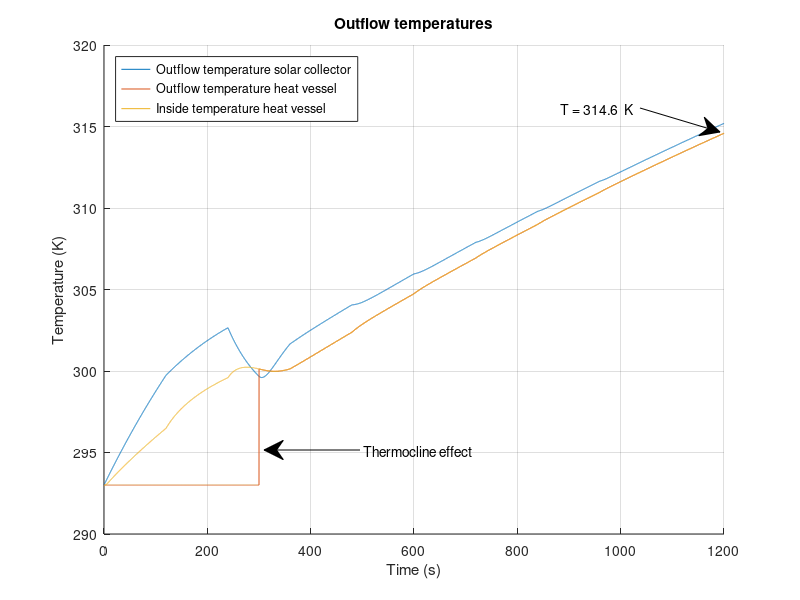
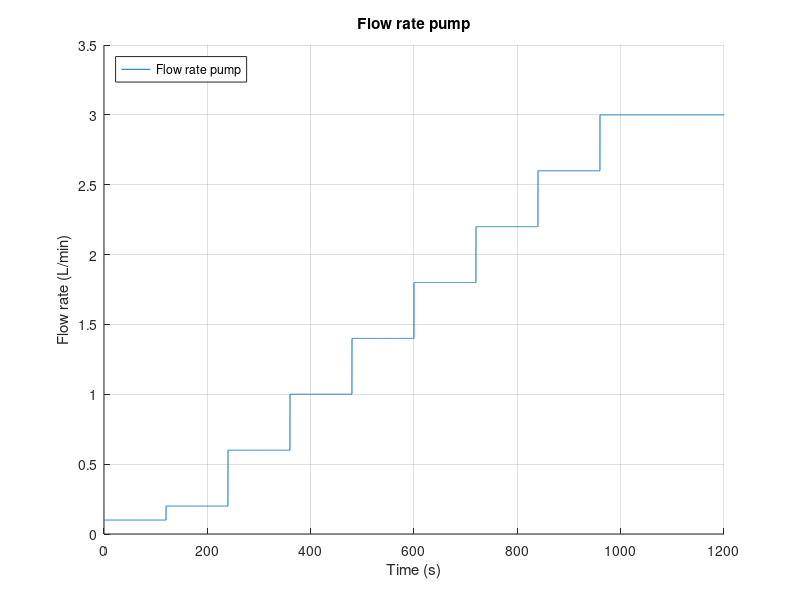

The MATLAB script that drew these images, in order:
%%%%%%%%%%%%%%%%%%%%%%%%%%%%%%%%%%%%%%%%%%%%
% Matlab model for Solar Collector Group 10%
%%%%%%%%%%%%%%%%%%%%%%%%%%%%%%%%%%%%%%%%%%%%
clc;
clear;
close all;
%%
%%%%%%%%%%%
%Constants%
%%%%%%%%%%%
%Natural costants:
    sigma = 5.67*10^(-8);                       %Stefan-Boltzmann constant
    v_out = 4.5;                                %Velocity of air outside the solar collector [m/s]
    v_in = 0;                                   %Velocity of air inside the solar collector [m/s]
%Emissivity
    e_Cu = 0.22;                                %Copper tube, value 0.052
    e_glass = 0.95;
    e_PVC = 0.91;                               %PVC tube
    e_foam = 0.9;                               %foam foil
    e_Al = 0.04;                                %Aluminum tape
    e_paint = 0.95;                             %Emissivity of black paint (for comparison)
    e_wood = 0.94;
    e_CuMatte = 0.22;                           %Emissivity of the copper tube after making it less reflective (for comparison)
%Thermal conductivity
    k_air = 0.026;                              %Air [W/(m*K)]
    k_tempex =0.03;                             %Tempex plate [W/(m*K)]
    k_Cu = 400;                                 %Copper tube [W/(m*K)]
    k_wood = 0.12;                              %Wood casing [W/(m*K)]
    k_Po = 0.13;                                %Polyurethane tube [W/(m*K)]
    k_PVC = 0.19;                               %PVC thermal conduc [W/(m*K)]
    k_foil = 0.04;                              %Polyethylene foam foil [W/(m*K)]
    k_glass = 0.96;                             %Thermal conductivity of the glass plate [W/(m*K)]
%Heat transfer coefficient
    h_out_air = 10.45 - v_out + 10*(v_out)^(1/2);%Outside solar collector air [W/(m^2*K)]
    h_in_air = 10.45 - v_in + 10*(v_in)^(1/2);  %Inside solar collector air [W/(m^2*K)]
    h_air = 2.5;                                %Still standing 298K air [W/(m^2*K)]
%Specific heat
    c_water = 4186;                             %Specific heat water [J/kgK]
    c_Cu = 386;                                 %Specific heat copper [J/kgK]
    c_Al = 922;                                 %Specific heat aluminium[J/kgK]
    c_air = 1007;                               %Specific heat air[J/kgK]
%Measurements
    D_Cu = 0.012;                               %Diameter of the copper tube [m]
    D_PolyTube = 0.008;                         %Diameter of the polyurathane pump tubes [m]
    R_Cu1 = 0.005;                              %Inner radius of the copper tube [m]
    R_Cu2 = 0.006;                              %Outer radius of  the copper tube [m]
    V_air = 0.04911;                            %Volume of the air in the solar collector [m^3]
    V_Al = 8.96*10^(-5);                        %Total volume of the aluminum tape
    L_Cu_SC = 6.63;                             %Length of the copper tube in the solar collector [m]
    L_CuTube = 6.630;                           %Total length of tube that's exposed to the air [m]
    L_PolyTube1 = 3;                            %Total length of polyurathane pump tube 1 [m]
    L_PolyTube2 = 3;                            %Total length of polyurathane pump tube 2 [m]
    d_frame = 0.05;                             %Thickness of the pinewood frame [m]
%Measurements Heat storage vessel
    D_pvc = 0.050;                              %Diameter PVC tube [m]
    R_pvcThick = 0.0018;                        %PVC wall thickness
    R_pvc1 = (D_pvc/2) - R_pvcThick;            %Inner Radius PVC tube [m]
    R_pvc2 = (D_pvc/2);                         %Outer Radius PVC tube [m]
    N_insLayers = 6;                            %Number of insulating polyethylene foam foil layers [m]
    R_polyFoil = N_insLayers * 0.003;           %Radius thickness polyethylene foam foil [m]
    L_Tube_HV = 0.71;                           %PVC length [m]
%Measurements for in- and outlet connectors
    D_Po = 0.012;                               %Diameter of the polyurethane tube [m]
    R_Po1 = 0.004;                              %Inner radius of the polyurethane tube [m]
    R_Po2 = 0.006;                              %Outer radius of the polyurethane tube [m]
    L_Tube_HV_to_SC = 3;                        %Half of general setup length, HV to SC [m]
    L_Tube_SC_to_HV = 3;                        %Half of general setup length, SC to HV [m]
%Areas
    A_RadCu = 4*D_Cu*1.4+3*0.5*0.25*pi*(0.0898^2-0.0778^2)+2*0.012*0.15; %Sunlit area of the copper tube [m^2]
    A_RadAl = 0.670*1.4 - 4*0.012*1.4;                      %Sunlit area of the aluminum troughs [m^2]
    A_AirCu = 1.4*pi*D_Cu + 3*4.9594762*10^(-3) + 0.05*pi*D_Cu + 2*0.1*pi*D_Cu; %Area of the copper tube that's exposed to the air [m^2]
    A_AirTape = 1.971;                                      %Area of the aluminum tape that is exposed to the air [m^2]
    A_AirSS = 2*(1.64*0.67)+2*(0.67*0.065)+2*(0.065*1.72);  %Area of solar collector that is exposed to the air [m^2]
    A_frame = 2*(0.67*0.065)+2*(0.065*1.72);                %Area of sides touching pinewood [m^2]
    A_HV = 2*pi*(R_pvc2+R_polyFoil)*L_Tube_HV;              %Area of heat vessel [m^2] %%%%CHECK THIS
%Intensity
    I_sun = 1000;                               %Intensity of the artificial sun [W/m^2]
%Temperatures
    T_sur = 293;                                %Temperature of the surroundings [K]
    T_in = 293;                                 %Temperature of the incoming water [K]
%Density
    rho_w = 1000;                               %Density of water [kg/m^3]
    rho_Cu = 8.9*10^3;                          %Density of copper [kg/m^3]
    rho_air = 1.29;                             %Density of air [kg/m^3]
    rho_Al = 2.70*10^3;                         %Density of aluminum [kg/m^3]
%Variables
    test_length = 20;                           %Given time in test [minutes]
    flowrate = 0.1;                             %Initial flowrate [L/min]
%%
%%%%%%%%%%%%%%
%Calculations%
%%%%%%%%%%%%%%
%%Length of simulation%%
t_end = test_length*60;                 %End time [s]
t_step = 0.1;                           %Step size [s]
Steps = t_end/t_step;                   %Amount of steps

%%HEAT VESSEL%%
T_HV_table = zeros(3,Steps+1);          %Heat vessel table for data logging
T_HV_table(1,:) = 0:t_step:t_end;
T_HV_out=T_in;                          %Beginning temperature of water in the heat vessel [K]
m_SC_water = 0.512;                     %Max mass of water in the solar collector [kg]
m_HV_water = 1.2;                       %Max mass of water in the heat vessel  [kg]
m_out_tube =1/4*pi*((D_Po -2*0.002)^2)*L_Tube_HV_to_SC ;    %Max mass of water in the outlettubing [kg]
m_hv_frac = 0;                           %Initial fraction hot water to cold water [-]

%%Variable flowrate%%
Flowrate_Table = zeros(2,Steps+1);          %Table for variable flowrate logging
Flowrate_Table(1,:) = 0:t_step:t_end;

%%Thermocline HV start values%%
m_HV_new = 0;                           %Starting mass of hot water in HV  [kg]
m_HV_old = m_HV_water;                  %Starting mass of cold water in HV [kg]
T_HV_inside = T_in;                     %Starting temperature HV [K]

%%Tube Heat vessel --> Solar Collector%%
m_PolyTube1_water = (1/4)*pi*D_PolyTube^2*L_PolyTube1*rho_w;                %Maximum amount of water in the tube [kg]
T_SC_in = T_in;                                                             %Starting temperature [K]

%%SOLAR COLLECTOR%%
T_SC_table = zeros(3,Steps+1);          %Solar collector table for data logging
T_SC_table(1,:) = 0:t_step:t_end;
T_SC_out=T_in;                          %Beginning temperature of water in the solar collector [K]
I_glass = I_sun*e_glass;                %Intensity after absorption of glass plate [W/m^2]
%%Aluminium reflection and absorption rates%%
dQdt_RadAl = (1-e_Al)*A_RadAl*I_glass;              %Energy that is reflected by the aluminum tape [W]
dQdt_RadAl_in = (e_Al)*A_RadAl*I_glass;             %Energy that is absorbed by the aluminum tape [W]
dQdt_RadCu = e_Cu*A_RadCu*I_glass + e_Cu*dQdt_RadAl;  %Energy that is absorbed by the copper tube due to radiation [W]

%SC glass plate calculations
d_glass = 0.004;                                                            %Thickness of the glass plate [m]
A_glass = 0.67*(1.640+0.080);                                               %Area of the glass plate [m]

%%Tube Solar Collector --> Heat vessel%%
m_PolyTube2_water = (1/4)*pi*D_PolyTube^2*L_PolyTube2*rho_w;                %Maximum amount of water in the tube [kg]
T_HV_in = T_in;                                                             %Starting temperature [K]

%%General%%
m_Cu = (L_Cu_SC*pi*R_Cu2^2 - L_Cu_SC*pi*R_Cu1^2)*rho_Cu;                    %Mass of the copper tube in the solar collector [kg]
m_air = rho_air*V_air;                                                      %Mass of the air in the solar collector [kg]
m_Al = rho_Al*V_Al;                                                         %Total mass of the aluminum tape [kg]
T_air = T_in;                                                               %Starting temperature of the air [K]
T_Al = T_in;                                                                %Starting temperature of the aluminum tape [K]
m_flow = (flowrate/60/1000)*rho_w*t_step;                                   %Mass of water inflow from pump during t_step [kg]
%%
for t=0:t_step:t_end
    %%
    %%%%%%%%%%%%%%%%%%%%%%%%%%%%%%%%%%%%%%%%
    %       Variable flowrate              %
    %%%%%%%%%%%%%%%%%%%%%%%%%%%%%%%%%%%%%%%%
    if (120<t && t<1080)                                                   %Varying flow rate between 2 minutes and 18 minutes
          xStart = 0.2;                                                    %Flow rate after 2 minutes
          steptime = 0.4;                                                  %Stepsize of the flow rate after every 2 minutes
          N = 8;                                                           %Amount of steps
          pump = xStart + (0:N-1)*steptime;                                %Ceating array with differnt flow rates
          flowrate = pump(round((t-60)/120));                              %At what time which array (flow rate) should be picked
          m_flow = (flowrate/60/1000)*rho_w*t_step;                        %Mass of water inflow from pump during t_step [kg]
    elseif (1080<t && t<1200)                                              %Flow rate between 18 minutes and 20 minutes
          flowrate = 3;                                                    %Flow rate [L/min]
          m_flow = (flowrate/60/1000)*rho_w*t_step;                        %Mass of water inflow from pump during t_step [kg]
    end
    Column = round((1/t_step)*t+1);                                         %Table time step counter
    Flowrate_Table(2,Column)=flowrate;                                      %Assign value for T_HV_out to the right space
    %%
    %%%%%%%%%%%%%%%%%%%%%%%%%%%%%%%%%%%%%%%%
    %       Equations for the vessel       %
    %%%%%%%%%%%%%%%%%%%%%%%%%%%%%%%%%%%%%%%%    
    %%%%%Insulation heat loss%%%%
    R_HV_PVC_cond = R_pvc1/(k_PVC*(2*pi*R_pvc2*L_Tube_HV));                     %Thermal resitance of conduction through PVC [K/W]
    R_HV_ins_Cond =  (log((R_pvc2 + R_polyFoil)/R_pvc2)) / (k_foil*A_HV);   %Thermal resitance of conduction through poly foam foil [K/W]
    R_HV_ins_Conv = 1 / (h_air*A_HV);                                       %Thermal resitance of convection outside poly foam foil [K/W]
    HL_RadOut_PVC = e_PVC * sigma * A_HV * (T_HV_inside^4 - T_sur^4);   %Heat loss due to radiation PVC [W]
    HL_RadOut_foam = e_foam * sigma * A_HV * (T_HV_inside^4 - T_sur^4); %Heat loss due to radiation foam foil [W]
    R_HV_ins_total = R_HV_PVC_cond + R_HV_ins_Cond + R_HV_ins_Conv;         %Total thermal resistance in series [K/W]
    %Total heat flow through insulation multiplied with fraction hot water
    dQdt_HV_insulation = m_hv_frac*(-((T_HV_inside - T_sur ) / R_HV_ins_total)-HL_RadOut_PVC-HL_RadOut_foam);   
    
    %%%%%End caps heat loss%%%%
    R_HV_cap_Conv = 1 /h_air*pi*(R_pvc2+R_pvcThick).^2;                     %Thermal resistance due to convection on end caps [K/W]
    R_HV_cap1 = R_pvcThick / (k_PVC * (pi*R_pvc2).^2);                      %Thermal resistance end-cap [K/W]
    R_HV_cap2 = R_HV_cap1;                                                  %Thermal resistance upper end cap [K/W]
    if m_hv_frac == 1
        %If heatvessel is full of hot water, heat loss from both end caps is presumed
        R_HV_caps_total = R_HV_cap1 + R_HV_cap2 + 2*R_HV_cap_Conv;
        dQdt_HV_caps = -((T_HV_inside - T_sur ) / R_HV_caps_total);
    else
        %If hot water not at bottom HV, only 1 end-cap
        R_HV_caps_total = R_HV_cap1 + R_HV_cap_Conv;                        
        dQdt_HV_caps = -((T_HV_inside - T_sur ) / R_HV_caps_total);
    end
    
    %%%%Total heat flow storage vessel%%%%
    dQdt_HV_total = dQdt_HV_insulation + dQdt_HV_caps;                      %Total heat flow storage vessel [W/m^2]
    
    %%%%Calculate internal temperature%%%%
    delta_T = (dQdt_HV_total*t_step/(m_HV_water*c_water));                  %Resulting delta T of heat flow [K]
    T_HV_inside = T_HV_inside+delta_T;                                      %Resulting internal temperature [K]
    
    %%%%Thermocline effect%%%% 
    if (m_HV_new < m_HV_water)                                              % Cold region thermocline provides outlfow HV
        m_HV_new = m_HV_new + m_flow;
        T_HV_inside = (m_flow*T_HV_in + T_HV_inside*m_HV_new)/(m_HV_new + m_flow);
        m_hv_frac = m_HV_new / m_HV_water;                                  %Fraction hot to cold water in HV
        m_HV_old = m_HV_old - m_flow;
        T_HV_out = T_in;                                                    %Resulting temperature outlfow if full of hot water
    else                                                                    %Thermocline when cold water has been dispersed
        T_HV_inside = (m_flow*T_HV_in + T_HV_inside*m_HV_new)/(m_HV_new + m_flow);
        m_hv_frac = 1;                                                      %Fraction of cold water to hot water is 1, used for heat losses in HV
        T_HV_out = T_HV_inside;                                             %Resulting temperature outlfow if not full of hot water
    end
    
    %%%%Log HV data for plotting%%%%
    Column = round((1/t_step)*t+1);                                         %Table time step counter
    T_HV_table(2,Column)=T_HV_out;                                          %Assign value for T_HV_out to the right space
    T_HV_table(3,Column)=dQdt_HV_total;                                     %Assign value for dQdt_HV_total to the right space
    T_HV_table(4,Column)=T_HV_inside;                                       %Assign value for inside temperature heat vessel
    
    %%
    %%%%%%%%%%%%%%%%%%%%%%%%%%%%%%%%%%%%%%%%
    %Tube 1 Heat vessel --> Solar collector%
    %%%%%%%%%%%%%%%%%%%%%%%%%%%%%%%%%%%%%%%%
    %%%%Inflow temperature%%%%
    m_PolyTube1_old = m_PolyTube1_water - m_flow;                           %Mass of water from t-t_step [kg]
    m_PolyTube1_new = m_flow;                                               %Mass of water added to the heat vessel during t_step [kg]
    T_SC_in = (m_PolyTube1_old*T_SC_in + m_PolyTube1_new*T_HV_out)/(m_PolyTube1_old+m_PolyTube1_new); %Inflow temperature [K] 
    
    %%%%Thermal resistance%%%%
    R_tube_out_Cond =  (log(R_Po2 /R_Po1)) / ((2*pi*k_Po*L_Tube_HV_to_SC ));%Thermal resitance of conduction outlet tubing [K/W]
    R_tube_out_Conv = 1 / (h_air*(2*pi*R_Po2)*L_Tube_HV_to_SC) ;           %Thermal resitance of convection outlet tubing [K/W]
    R_tube_out_total = R_tube_out_Cond + R_tube_out_Conv;                  %Total thermal resistance in series [K/W]
    
    %%%%Total heat flowflow%%%%
    dQdt_PolyTube1_total = -((T_HV_out - T_sur ) / R_tube_out_total);       %Total heat flow HV to SC[W/m^2]
    
    %%%%Outflow temperature
    delta_T = (dQdt_PolyTube1_total*t_step/(m_PolyTube1_water*c_water));    %Resulting delta T of heat flow [K]
    T_SC_in = T_SC_in+delta_T;                                              %Resulting outflow temperature [K]
    
    %%
    %%%%%%%%%%%%%%%%%%%%%%%%%%%%%%%%%%%%%%%%
    %  Equations for the solar collector   %
    %%%%%%%%%%%%%%%%%%%%%%%%%%%%%%%%%%%%%%%%
    m_SC_old = m_SC_water - m_flow;                                         %Mass of water from t-t_step [kg]
    m_SC_new = m_flow;                                                      %Mass of water added to the solar collector during t_step [kg]
    T_SC_out = (m_SC_old*c_water*T_SC_out + m_Cu*c_Cu*T_SC_out + m_SC_new*c_water*T_SC_in)/(m_SC_old*c_water + m_Cu*c_Cu + m_SC_new*c_water);

    %%%Heat transfer mechanisms in the solar collector%%%	
    dtQt_RadOut = e_Cu * sigma * A_AirCu * (T_SC_out^4 - T_air^4);          %Heat loss due to radiation [W]                
    R_CondOut = (log(R_Cu2/R_Cu1)) / (2*pi*k_Cu*L_CuTube);                  %Thermal resistance due to conduction in the copper tube [K/W]
    R_Cu_conv = 1 / (h_air*A_AirCu);                                         %Thermal resistance due to convection [K/W]
    R_SC_total = R_CondOut + R_Cu_conv;                                     %The total of all the thermal resistances [K/W]
  
    %%%%Total heat flow solar collector%%%%
    dQdT_SC_tube = ((T_SC_out - T_air) / R_SC_total);
    dQdt_SC_total = dQdt_RadCu - dQdT_SC_tube - dtQt_RadOut;        %Total heat flow solar collector [W/m^2]
    
    %%%%Calculate internal temperature%%%%    
    delta_T = (dQdt_SC_total*t_step)/(m_SC_water*c_water + m_Cu*c_Cu);      %Resulting delta T of heat flow [K]
    T_SC_out=T_SC_out+delta_T;                                              %Resulting outflow temperature [K]
    
    %%%%Log SC data for plotting%%%%
    Column = round((1/t_step)*t+1);                                         %Table time step counter
    T_SC_table(2,Column)=T_SC_out;                                          %Assign value for T to the right space
    T_SC_table(3,Column)=delta_T;                                           %Assign value for T to the right space
    
    %%
    %%%%%%%%%%%%%%%%%%%%%%%%%%%%%%%%%%%%%%%%
    %Tube 2 Solar collector --> Heat vessel%
    %%%%%%%%%%%%%%%%%%%%%%%%%%%%%%%%%%%%%%%%
    m_PolyTube2_old = m_PolyTube1_water - m_flow;                           %Mass of water from t-t_step [kg]
    m_PolyTube2_new = m_flow;                                               %Mass of water added to the heat vessel during t_step [kg]
   
    T_HV_in = (m_PolyTube2_old*T_HV_in + m_HV_new*T_SC_out)/(m_PolyTube2_old+m_HV_new); %Average internal HV temperature with inflow from SC [K]
    
    R_tube_in_Cond =  (log(R_Po2 /R_Po1)) / ((2*pi*k_Po*L_Tube_SC_to_HV )); %Thermal resitance of conduction inlet tubing [K/W]
    R_tube_in_Conv = 1 / (h_air*(2*pi*R_Po2)*L_Tube_SC_to_HV) ;             %Thermal resitance of convection inlet tubing [K/W]
    R_tube_in_total = R_tube_in_Cond + R_tube_in_Conv;                      %Total thermal resistance in series [K/W]
    
    %%%%Total flow
    dQdt_PolyTube2_total = -((T_HV_in - T_sur ) / R_tube_in_total);         %Total heat flow general setup SC to HV [W/m^2]

    delta_T = (dQdt_PolyTube2_total*t_step/(m_PolyTube2_water*c_water));    %Resulting delta T of heat flow [K]
    T_HV_in = T_HV_in+delta_T;                                              %Resulting outflow temperature [K]
        
    %%
    %%%%%%%%%%%%%%%%%%%%%%%%%%%%%%%%%%%%%%%%
    %            Air Temperature           %
    %%%%%%%%%%%%%%%%%%%%%%%%%%%%%%%%%%%%%%%%
    %To calculate dQdt_air_total, first the temperature of the aluminum tape has to be determined:
    dQdt_Al_conv = h_air*A_AirTape*(T_Al-T_air);                            %Convective heat loss aluminium tape [W/m^2]
    dQdt_Al_total = dQdt_RadAl_in - dQdt_Al_conv;                           %Total heat flow aluminium tape [W/m^2]
    delta_T = (dQdt_Al_total*t_step)/(m_Al*c_Al);                           %Resulting delta T aluminium tape [K]
    T_Al = T_Al + delta_T;                                                  %Temperature aluminium tape after delta T [K]

    %Air temperature:
    dQdt_CondEnv = -(k_wood * A_frame * (T_air - T_sur))/d_frame;               %Heat flow to the environment through the wood by conduction [W/m^2]
    dQdt_CondGlass = -(k_glass*A_glass*(T_air - T_sur))/d_glass;           %Heat flow to the environment through the glass by conduction [W/m^2]
    dQdt_air_total = dQdt_Al_conv + dQdt_CondEnv + dQdt_CondGlass + dQdT_SC_tube; %Total heat flow air inside solar collector [W/m^2]
     
    delta_T = (dQdt_air_total*t_step)/(m_air*c_air);                        %Resulting delta T of heat flow [K]
    T_air = T_air + delta_T;                                                %Resulting air temperature [K]
    
end
%%
%%%%%%%%%%
%Plotting%
%%%%%%%%%%

t_var=T_SC_table(1,:);          %Time variable
T_SC_var=T_SC_table(2,:);       %Outflow temperature solar collector
T_HV_var=T_HV_table(2,:);       %Outflow temperature heat vessel
T_HV_inside = T_HV_table(4,:);  %Inside temperature heat vessel
V_flowrate = Flowrate_Table(2,:); %Variable flowrate for pump


%%Figure 1 for outflow temperature
figure(1);hold on
figure(1);grid on
figure(1); plot(t_var,T_SC_var);
figure(1); plot(t_var,T_HV_var);
figure(1); plot(t_var,T_HV_inside);

figure(1); annotation('textarrow',[0.8 0.9], [0.82 0.78] ,'String','T = 314.6  K ');
figure(1); annotation('textarrow', [0.45 0.33], [0.25 0.25], 'String', 'Thermocline effect');

figure(1); ylabel('Temperature (K)')
figure(1); legend({'Outflow temperature solar collector','Outflow temperature heat vessel','Inside temperature heat vessel'}, 'Location','northwest')

figure(1); xlim([0 t_end]);
figure(1); xlabel('Time (s)')
figure(1); title('Outflow temperatures')
figure(1); saveas(gcf,'Outflow temperature.jpg')

%%Figure 2 for variable flowrate pump
figure(2);hold on
figure(2);grid on
figure(2); plot(t_var,V_flowrate);
figure(2); xlim([0 t_end]);
figure(2); xlabel('Time (s)')
figure(2); ylabel('Flow rate (L/min)')
figure(2); title('Flow rate pump')
figure(2); legend({'Flow rate pump'}, 'Location','northwest')
figure(2); saveas(gcf,'Flow_rate.jpg')
